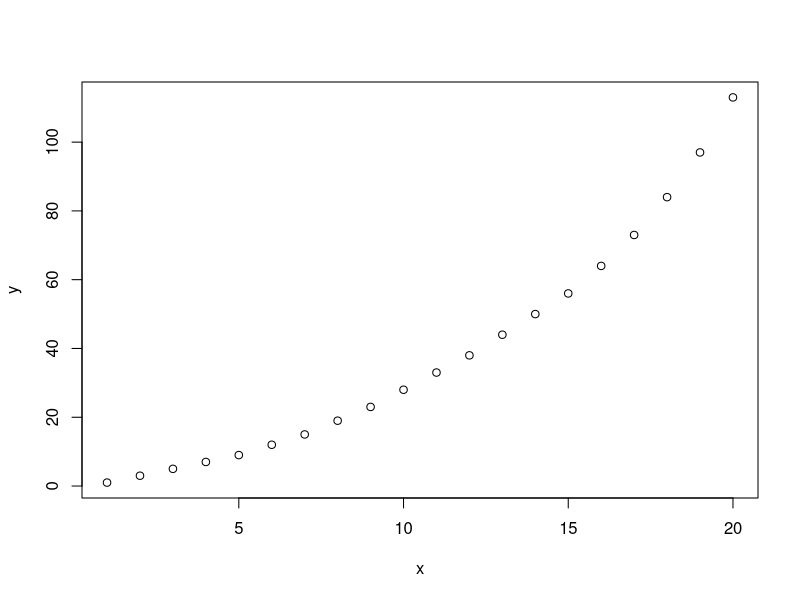

R code for this plot:
## Exponential Regression in R (Step-by-Step)
#Exponential regression is a type of regression that can be used to model the following situations:
  
  #1. Exponential growth: Growth begins slowly and then accelerates rapidly without bound.
  #2. Exponential decay: Decay begins rapidly and then slows down to get closer and closer to zero.
 #y = ab^x   where:
    #y: The response variable
    #x: The predictor variable
    #a, b: The regression coefficients that describe the relationship between x and y
#Create the Data
#create some fake data for two variables: x and y:
  
x = 1:20
y = c(1, 3, 5, 7, 9, 12, 15, 19, 23, 28, 33, 38, 44, 50, 56, 64, 73, 84, 97, 113)

#Visualize the Data
plot(x, y)

#fit the model
model <- lm(log(y)~ x)

#view the output of the model
summary(model)


#For logistic see https://www.statology.org/logistic-regression-in-r/